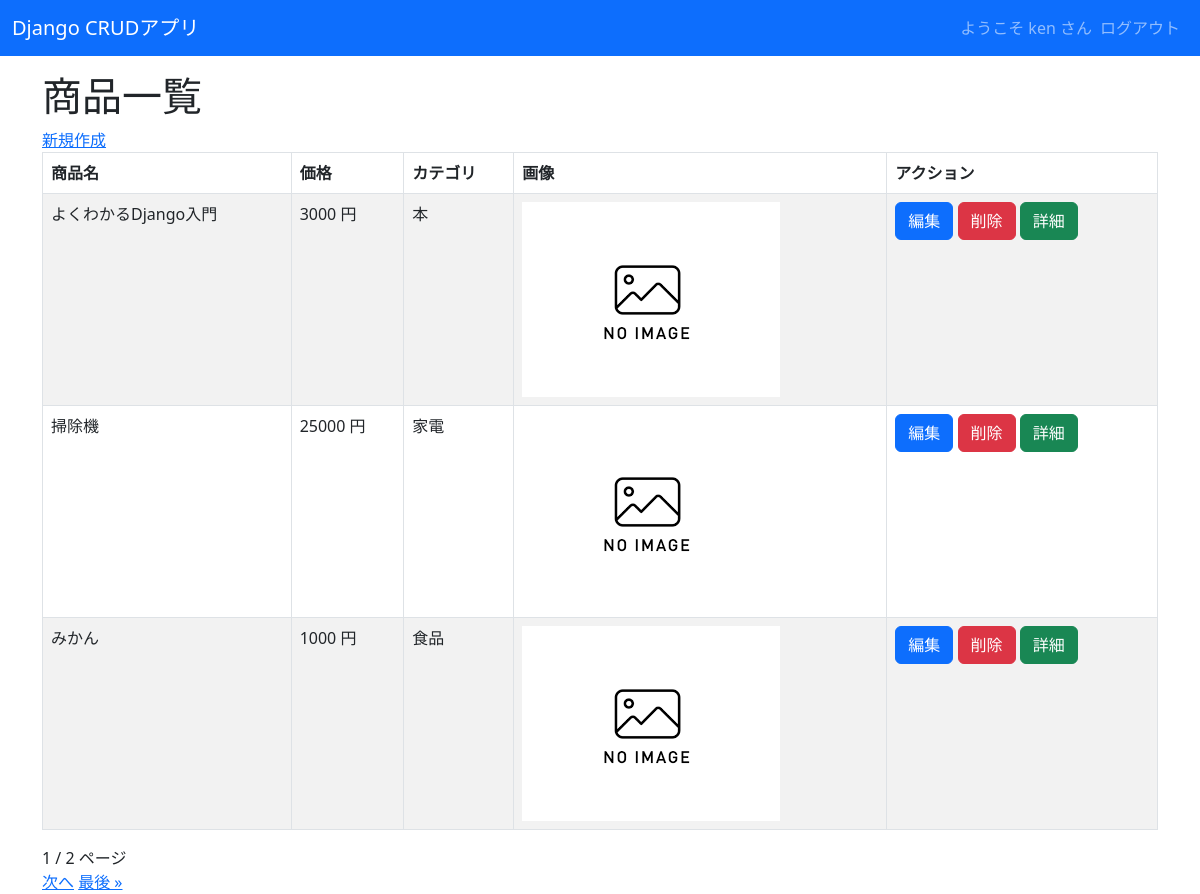
Screenshot of /crud/ (signed in) with the database file from the repository.
### crud/models.py (models this page shows, shortened)
class Product(models.Model):
    name = models.CharField(max_length=200)
    price = models.PositiveIntegerField()
    category = models.ForeignKey(Category, on_delete=models.CASCADE)
    img = models.ImageField(blank=True,default='noImage.png')
    detail = models.TextField(blank=True,null=True)

class Category(models.Model):
    name =  models.CharField(max_length=200)
    def __str__(self):
        return self.name

### crud/views.py (the view)
# urls.py: path('crud/',views.ProductListView.as_view(), name='list'),
class ProductListView(LoginRequiredMixin,ListView):
    model = Product
    paginate_by = 3

### crud/templates/crud/product_list.html (shortened to what this page needs)
{% extends "base.html" %} {% block title %}商品一覧{% endblock %}
{% block content %}
<h1>商品一覧</h1>
<a href="{% url 'new' %}">新規作成</a>
<table class="table table-striped table-hover table-bordered">
  <thead>
    <tr>
      <th>商品名</th>
      <th>価格</th>
      <th>カテゴリ</th>
      <th>画像</th>
      <th>アクション</th>
    </tr>
  </thead>
  {% for product in object_list %}
  <tr>
    <td>{{ product.name }}</td>
    <td>{{ product.price }} 円</td>
    <td>{{ product.category }}</td>
    <td>
      <img src="{{ product.img.url }}" style="width:100px height:auto;" />
    </td>
    <td>
      <button
        class="btn btn-primary"
        onclick="location.href = '{% url 'edit' pk=product.pk%}'"
      >
        編集
      </button>
      <button
        class="btn btn-danger"
        onclick="location.href='{% url 'delete' pk=product.pk %}'"
      >
        削除
      </button>
      <button
        class="btn btn-success"
        onclick="location.href='{% url 'detail' pk=product.pk %}'"
      >
        詳細
      </button>
    </td>
  </tr>
  {% endfor %}
</table>
 {{ page_obj.number }} / {{ page_obj.paginator.num_pages }}
ページ<br />
  {% if page_obj.has_next %}
<a href="?page={{ page_obj.next_page_number }}">次へ</a>
<a href="?page={{ page_obj.paginator.num_pages }}">最後 &raquo;</a>
{% endif %} {% endblock %}

### crud/templates/base.html (shortened to what this page needs)
<!DOCTYPE html>
<html lang="ja">
  <head>
    <link
      href="https://cdn.jsdelivr.net/npm/bootstrap@5.3.0-alpha3/dist/css/bootstrap.min.css"
      rel="stylesheet"
    />
  </head>
  <body>
    <nav
      class="navbar navbar-expand-lg navbar-dark bg-primary"
      style="margin-bottom: 1rem"
    >
      <div class="container-fluid">
        <a class="navbar-brand" href="{% url 'list' %}">Django CRUDアプリ</a>
        <div class="collapse navbar-collapse" id="navbarNav">
          <ul class="navbar-nav ms-auto">
            {% if request.user.is_authenticated %}
            <span class="navbar-text">
              ようこそ {{ user.get_username }} さん
            </span>
            <li class="nav-item">
              <form action="{% url 'logout' %}" method="post">
                <input class="nav-link" type="submit" value="ログアウト" />
              </form>
            </li>
            {% else %}
            <li class="nav-item">
              <a class="nav-link" href="{% url 'login' %}">ログイン</a>
            </li>
            {% endif %}
          </ul>
        </div>
      </div>
    </nav>
    <div class="container">{% block content %}{% endblock %}</div>
  </body>
</html>

### rows the page displays
Product: name "よくわかるDjango入門", price "3000", category "本", img (placeholder picture)
Product: name "掃除機", price "25000", category "家電", img (placeholder picture)
Product: name "みかん", price "1000", category "食品", img (placeholder picture)

### other values shown
{{ user.get_username }} "ken"
{{ page_obj.number }} "1"
{{ page_obj.paginator.num_pages }} "2"
